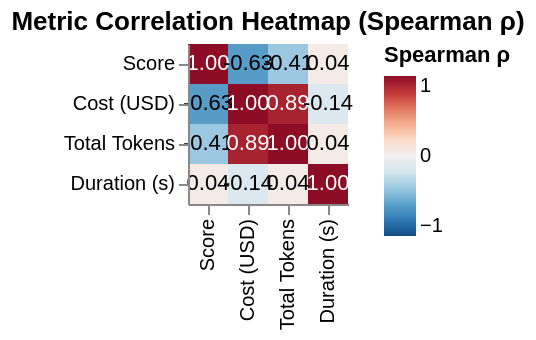

Vega-Lite specification for this chart:
### Vega-Lite specification from a JSON file in a GitHub repository (floating-point values rounded to 4 significant figures)
{"config": {"view": {"continuousWidth": 300, "continuousHeight": 300, "strokeWidth": 0}}, "layer": [{"mark": {"type": "rect"}, "encoding": {"color": {"field": "rho", "scale": {"domain": [-1, 1], "reverse": true, "scheme": "redblue"}, "title": "Spearman ρ", "type": "quantitative"}, "tooltip": [{"field": "metric1", "title": "Metric 1", "type": "ordinal"}, {"field": "metric2", "title": "Metric 2", "type": "ordinal"}, {"field": "rho", "format": ".3f", "title": "Spearman ρ", "type": "quantitative"}, {"field": "p_value", "format": ".4f", "title": "p-value", "type": "quantitative"}], "x": {"field": "metric1", "sort": ["Score", "Cost (USD)", "Total Tokens", "Duration (s)"], "title": "", "type": "ordinal"}, "y": {"field": "metric2", "sort": ["Score", "Cost (USD)", "Total Tokens", "Duration (s)"], "title": "", "type": "ordinal"}}}, {"mark": {"type": "text", "baseline": "middle"}, "encoding": {"color": {"condition": {"test": "(datum.rho > 0.5)", "value": "white"}, "value": "black"}, "text": {"field": "label", "type": "nominal"}, "x": {"field": "metric1", "sort": ["Score", "Cost (USD)", "Total Tokens", "Duration (s)"], "type": "ordinal"}, "y": {"field": "metric2", "sort": ["Score", "Cost (USD)", "Total Tokens", "Duration (s)"], "type": "ordinal"}}}], "data": {"name": "data-db989a47d715aaa56723cf248158fb98"}, "title": "Metric Correlation Heatmap (Spearman ρ)", "$schema": "https://vega.github.io/schema/vega-lite/v6.1.0.json", "datasets": {"data-db989a47d715aaa56723cf248158fb98": [{"agent_model": "Sonnet 4.5", "metric1": "Score", "metric2": "Score", "rho": 1.0, "p_value": 0.0, "label": "1.00", "p_value_corrected": 0.0, "significant": true}, {"agent_model": "Sonnet 4.5", "metric1": "Score", "metric2": "Cost (USD)", "rho": -0.6301, "p_value": 0.1294, "label": "-0.63", "p_value_corrected": 1.0, "significant": false}, {"agent_model": "Sonnet 4.5", "metric1": "Score", "metric2": "Total Tokens", "rho": -0.4077, "p_value": 0.3639, "label": "-0.41", "p_value_corrected": 1.0, "significant": false}, {"agent_model": "Sonnet 4.5", "metric1": "Score", "metric2": "Duration (s)", "rho": 0.03706, "p_value": 0.9371, "label": "0.04", "p_value_corrected": 1.0, "significant": false}, {"agent_model": "Sonnet 4.5", "metric1": "Cost (USD)", "metric2": "Score", "rho": -0.6301, "p_value": 0.1294, "label": "-0.63", "p_value_corrected": 1.0, "significant": false}, {"agent_model": "Sonnet 4.5", "metric1": "Cost (USD)", "metric2": "Cost (USD)", "rho": 1.0, "p_value": 0.0, "label": "1.00", "p_value_corrected": 0.0, "significant": true}, {"agent_model": "Sonnet 4.5", "metric1": "Cost (USD)", "metric2": "Total Tokens", "rho": 0.8929, "p_value": 0.006807, "label": "0.89", "p_value_corrected": 0.08169, "significant": false}, {"agent_model": "Sonnet 4.5", "metric1": "Cost (USD)", "metric2": "Duration (s)", "rho": -0.1429, "p_value": 0.7599, "label": "-0.14", "p_value_corrected": 1.0, "significant": false}, {"agent_model": "Sonnet 4.5", "metric1": "Total Tokens", "metric2": "Score", "rho": -0.4077, "p_value": 0.3639, "label": "-0.41", "p_value_corrected": 1.0, "significant": false}, {"agent_model": "Sonnet 4.5", "metric1": "Total Tokens", "metric2": "Cost (USD)", "rho": 0.8929, "p_value": 0.006807, "label": "0.89", "p_value_corrected": 0.08169, "significant": false}, {"agent_model": "Sonnet 4.5", "metric1": "Total Tokens", "metric2": "Total Tokens", "rho": 1.0, "p_value": 0.0, "label": "1.00", "p_value_corrected": 0.0, "significant": true}, {"agent_model": "Sonnet 4.5", "metric1": "Total Tokens", "metric2": "Duration (s)", "rho": 0.03571, "p_value": 0.9394, "label": "0.04", "p_value_corrected": 1.0, "significant": false}, {"agent_model": "Sonnet 4.5", "metric1": "Duration (s)", "metric2": "Score", "rho": 0.03706, "p_value": 0.9371, "label": "0.04", "p_value_corrected": 1.0, "significant": false}, {"agent_model": "Sonnet 4.5", "metric1": "Duration (s)", "metric2": "Cost (USD)", "rho": -0.1429, "p_value": 0.7599, "label": "-0.14", "p_value_corrected": 1.0, "significant": false}, {"agent_model": "Sonnet 4.5", "metric1": "Duration (s)", "metric2": "Total Tokens", "rho": 0.03571, "p_value": 0.9394, "label": "0.04", "p_value_corrected": 1.0, "significant": false}, {"agent_model": "Sonnet 4.5", "metric1": "Duration (s)", "metric2": "Duration (s)", "rho": 1.0, "p_value": 0.0, "label": "1.00", "p_value_corrected": 0.0, "significant": true}]}}
